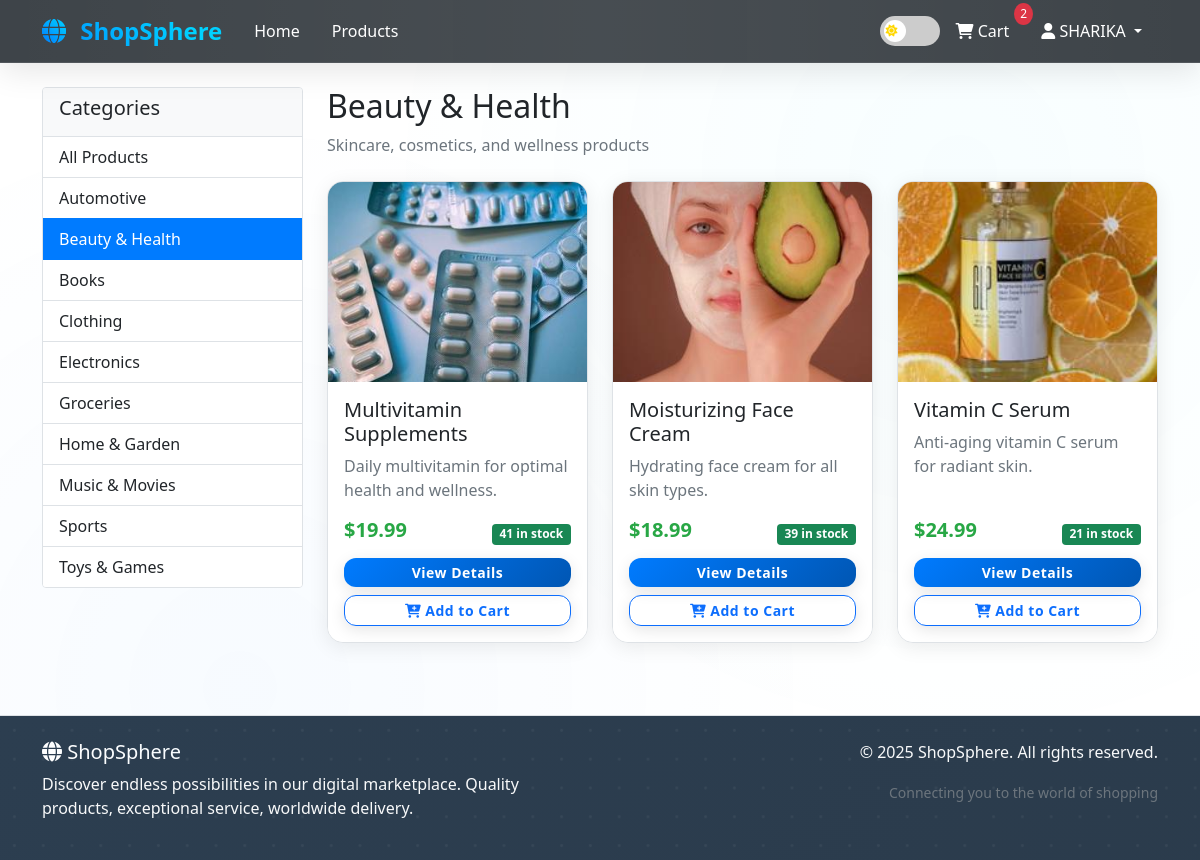
Page /category/beauty-health/ (signed in) on the earlier database version.
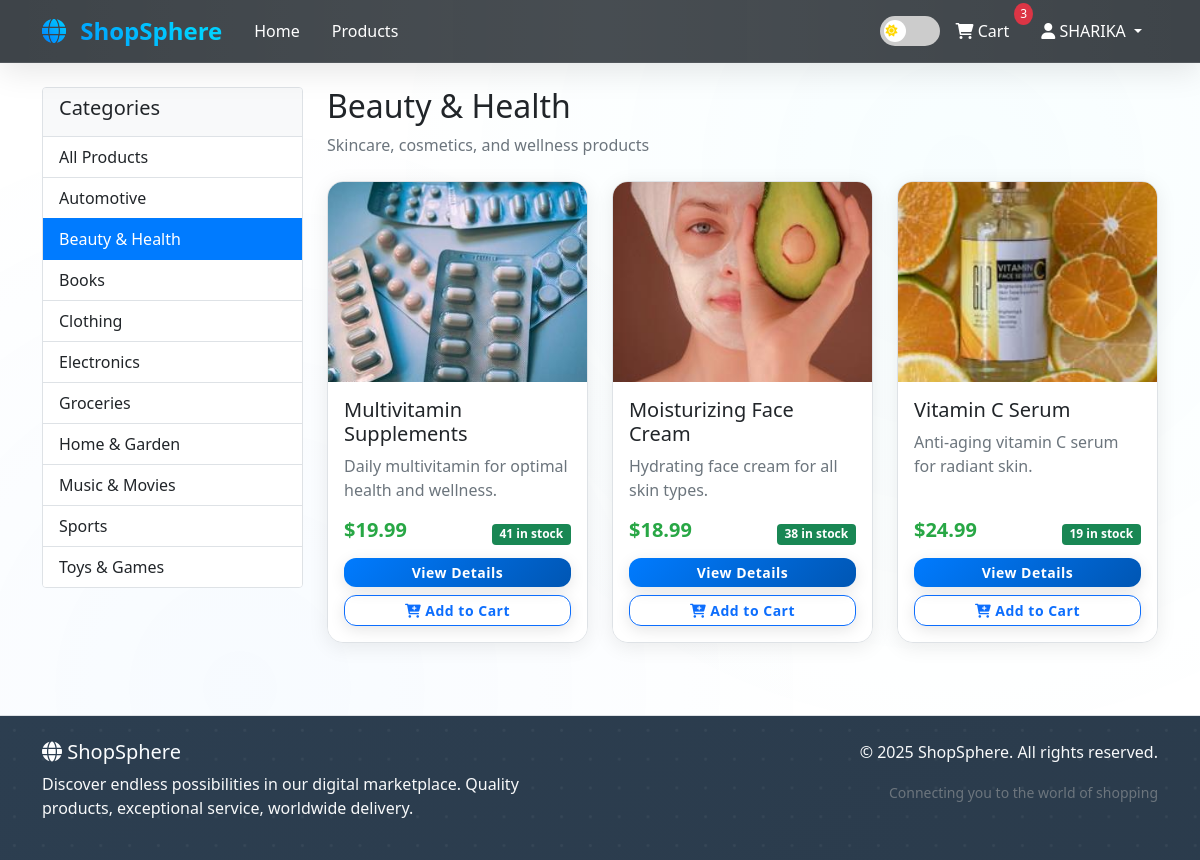
Same page on the later database version.
### store/models.py (models this page shows, shortened)
class Cart(models.Model):
    user = models.OneToOneField(User, on_delete=models.CASCADE, related_name='cart')
    created_at = models.DateTimeField(auto_now_add=True)
    updated_at = models.DateTimeField(auto_now=True)
    def get_total_items(self):
        return sum(item.quantity for item in self.items.all())

class CartItem(models.Model):
    cart = models.ForeignKey(Cart, on_delete=models.CASCADE, related_name='items')
    product = models.ForeignKey(Product, on_delete=models.CASCADE)
    quantity = models.PositiveIntegerField(default=1)
    created_at = models.DateTimeField(auto_now_add=True)
    updated_at = models.DateTimeField(auto_now=True)
    class Meta:
        unique_together = ('cart', 'product')

class Product(models.Model):
    name = models.CharField(max_length=200)
    slug = models.SlugField(max_length=200, unique=True)
    category = models.ForeignKey(Category, on_delete=models.CASCADE, related_name='products')
    description = models.TextField()
    price = models.DecimalField(max_digits=10, decimal_places=2)
    image = models.ImageField(upload_to='products/', blank=True, null=True)
    stock = models.PositiveIntegerField(default=0)
    available = models.BooleanField(default=True)
    created_at = models.DateTimeField(auto_now_add=True)
    updated_at = models.DateTimeField(auto_now=True)
    class Meta:
        ordering = ['-created_at']
        indexes = [
            models.Index(fields=['slug']),
            models.Index(fields=['available']),
            models.Index(fields=['created_at']),
        ]

### store/views.py (the view)
# urls.py: path('category/<slug:category_slug>/', views.product_list, name='product_list_by_category'),
def product_list(request, category_slug=None):
    category = None
    categories = Category.objects.all()
    products = Product.objects.filter(available=True)
    if category_slug:
        category = get_object_or_404(Category, slug=category_slug)
        products = products.filter(category=category)
    context = {
        'category': category,
        'categories': categories,
        'products': products,
    }
    return render(request, 'store/product_list.html', context)

### store/templates/store/product_list.html (shortened to what this page needs)
{% extends 'store/base.html' %}
{% block content %}
<div class="row">
    <div class="col-md-3">
        <div class="card">
            <div class="card-header">
                <h5>Categories</h5>
            </div>
            <div class="list-group list-group-flush">
                <a href="{% url 'store:product_list' %}"
                   class="list-group-item list-group-item-action {% if not category %}active{% endif %}">
                    All Products
                </a>
                {% for cat in categories %}
                <a href="{% url 'store:product_list_by_category' cat.slug %}"
                   class="list-group-item list-group-item-action {% if category == cat %}active{% endif %}">
                    {{ cat.name }}
                </a>
                {% endfor %}
            </div>
        </div>
    </div>
    <div class="col-md-9">
        {% if category %}
        <div class="mb-4">
            <h2>{{ category.name }}</h2>
            {% if category.description %}
            <p class="text-muted">{{ category.description }}</p>
            {% endif %}
        </div>
        {% else %}
        <div class="mb-4">
            <h2>All Products</h2>
        </div>
        {% endif %}
        {% if products %}
        <div class="row">
            {% for product in products %}
            <div class="col-lg-4 col-md-6 mb-4">
                <div class="card product-card h-100">
                    {% if product.image %}
                    <img src="{{ product.image.url }}" class="card-img-top" alt="{{ product.name }}" style="height: 200px; object-fit: cover;">
                    {% else %}
                    <div class="card-img-top bg-light d-flex align-items-center justify-content-center" style="height: 200px;">
                        <i class="fas fa-image fa-3x text-muted"></i>
                    </div>
                    {% endif %}
                    <div class="card-body d-flex flex-column">
                        <h5 class="card-title">{{ product.name }}</h5>
                        <p class="card-text">{{ product.description|truncatewords:15 }}</p>
                        <div class="mt-auto">
                            <div class="d-flex justify-content-between align-items-center mb-2">
                                <span class="h5 price">${{ product.price }}</span>
                                {% if product.stock > 0 %}
                                    <span class="badge bg-success">{{ product.stock }} in stock</span>
                                {% else %}
                                    <span class="badge bg-danger">Out of Stock</span>
                                {% endif %}
                            </div>
                            <div class="d-grid gap-2">
                                <a href="{% url 'store:product_detail' product.slug %}" class="btn btn-primary btn-sm">
                                    View Details
                                </a>
                                {% if user.is_authenticated and product.stock > 0 %}
                                <form method="post" action="{% url 'store:add_to_cart' product.id %}">
                                    <button type="submit" class="btn btn-outline-primary btn-sm w-100">
                                        <i class="fas fa-cart-plus"></i> Add to Cart
                                    </button>
                                </form>
                                {% elif not user.is_authenticated %}
                                <a href="{% url 'store:login' %}" class="btn btn-outline-secondary btn-sm">
                                    Login to Purchase
                                </a>
                                {% endif %}
                            </div>
                        </div>
                    </div>
                </div>
            </div>
            {% endfor %}
        </div>
        {% endif %}
    </div>
</div>
{% endblock %}

### store/templates/store/base.html (shortened to what this page needs)
<!DOCTYPE html>
<html lang="en">
<head>
    <link href="https://cdn.jsdelivr.net/npm/bootstrap@5.1.3/dist/css/bootstrap.min.css" rel="stylesheet">
    <link href="https://cdnjs.cloudflare.com/ajax/libs/font-awesome/6.0.0/css/all.min.css" rel="stylesheet">
    {% load static %}
    <link href="{% static 'css/store.css' %}" rel="stylesheet">
</head>
<body>
    <nav class="navbar navbar-expand-lg navbar-dark bg-dark">
        <div class="container">
            <a class="navbar-brand" href="{% url 'store:home' %}">
                <i class="fas fa-globe"></i> ShopSphere
            </a>
            <div class="collapse navbar-collapse" id="navbarNav">
                <ul class="navbar-nav me-auto">
                    <li class="nav-item">
                        <a class="nav-link" href="{% url 'store:home' %}">Home</a>
                    </li>
                    <li class="nav-item">
                        <a class="nav-link" href="{% url 'store:product_list' %}">Products</a>
                    </li>
                </ul>
                <ul class="navbar-nav">
                    <li class="nav-item d-flex align-items-center">
                        <label class="theme-toggle" title="Toggle dark/light mode (Ctrl+Shift+T)">
                            <span class="theme-slider">
                                <i class="fas fa-sun theme-icon sun-icon"></i>
                            </span>
                        </label>
                    </li>
                    {% if user.is_authenticated %}
                        <li class="nav-item">
                            <a class="nav-link position-relative" href="{% url 'store:cart_detail' %}">
                                <i class="fas fa-shopping-cart"></i> Cart
                                {% if user.cart.get_total_items %}
                                    <span class="cart-badge">{{ user.cart.get_total_items }}</span>
                                {% endif %}
                            </a>
                        </li>
                        <li class="nav-item dropdown">
                            <a class="nav-link dropdown-toggle" href="#" id="navbarDropdown" role="button" data-bs-toggle="dropdown">
                                <i class="fas fa-user"></i> {{ user.username }}
                            </a>
                        </li>
                    {% endif %}
                </ul>
            </div>
        </div>
    </nav>
    <main class="container my-4">
        {% block content %}
        {% endblock %}
    </main>
    <footer class="bg-dark text-light py-4 mt-5">
        <div class="container">
            <div class="row">
                <div class="col-md-6">
                    <h5><i class="fas fa-globe"></i> ShopSphere</h5>
                    <p>Discover endless possibilities in our digital marketplace. Quality products, exceptional service, worldwide delivery.</p>
                </div>
                <div class="col-md-6 text-md-end">
                    <p>&copy; 2025 ShopSphere. All rights reserved.</p>
                    <small class="text-muted">Connecting you to the world of shopping</small>
                </div>
            </div>
        </div>
    </footer>
    {% load static %}
</body>
</html>

Differences in the rows shown:
changed Product "Moisturizing Face Cream": stock "39" → "38"
changed Product "Vitamin C Serum": stock "21" → "19"
Other differences:
{{ user.cart.get_total_items }}: "2" → "3"
